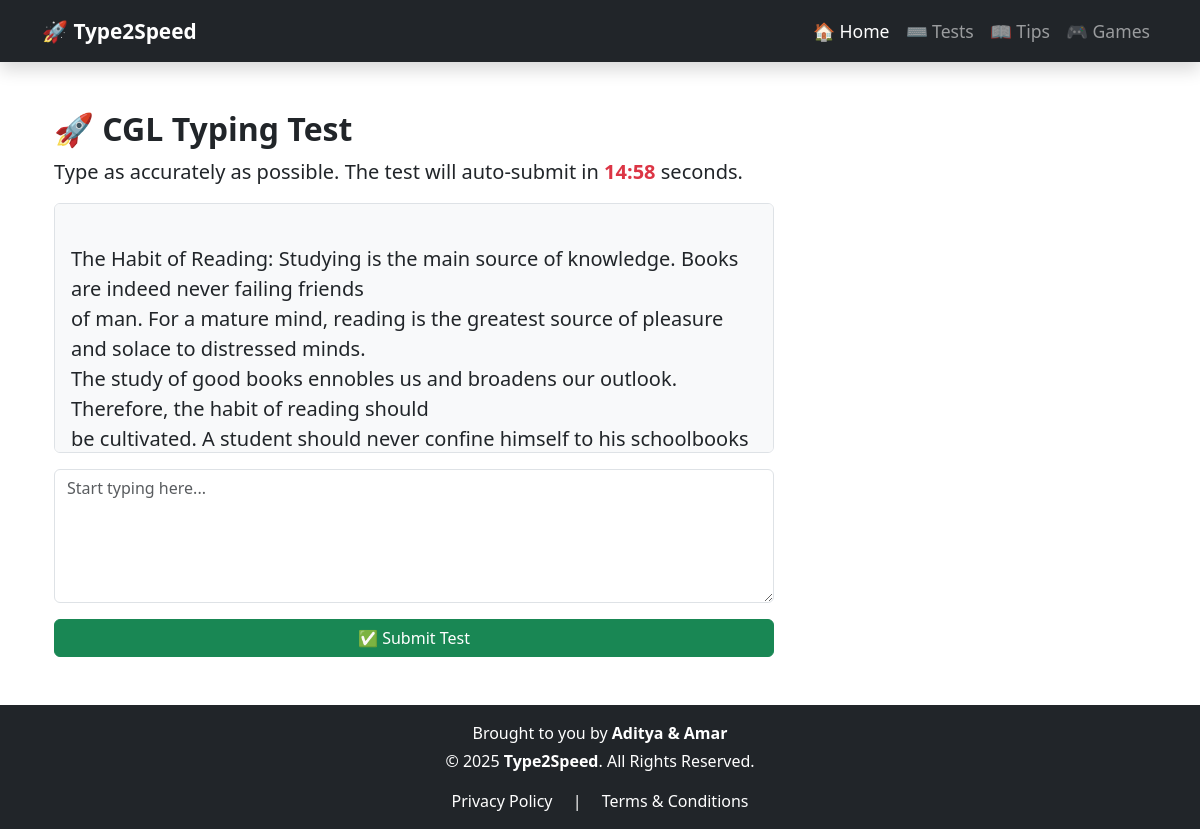
/typing-test/CGL/?language=english, run on the app's committed database.
### typing_app/models.py (models this page shows, shortened)
class ExamType(models.Model):
    name = models.CharField(max_length=50, unique=True)  # ✅ Now dynamically adding exams
    instructions = models.TextField(
        help_text="Instructions for this exam type",
        blank=True,
        null=True
    )

class ExamContent(models.Model):
    exam_types = models.ManyToManyField('ExamType', related_name="exam_contents")  # ✅ Many-to-Many Relationship
    passage = models.TextField(help_text="Typing passage for the test", blank=True)
    passage_english = models.TextField(blank=True, null=True)  # English passage (CPCT)
    passage_hindi = models.TextField(blank=True, null=True)
    duration = models.IntegerField(default=15, help_text="Duration in minutes")  # ✅ Custom duration
    created_at = models.DateTimeField(auto_now_add=True)

### typing_app/views.py (the view)
# urls.py: path('typing-test/<str:exam_type>/', typing_test_view, name="typing-test"),
def typing_test_view(request, exam_type, passage_id=None, language="english"):
    if passage_id:
        exam_content = get_object_or_404(ExamContent, id=passage_id)
    else:
        if exam_type == "PRACTISE":
            language = request.GET.get("language", "english")  # ✅ Get language from URL
            print("Language in practis",language)
            selected_duration = int(request.GET.get("duration", 10))  # ✅ Get duration from URL
            print(f"Fetching PRACTISE passages for {language} with {selected_duration} minutes")
            if language == "english":
                exam_contents = ExamContent.objects.filter(
                    exam_types__name=exam_type,
                    duration=selected_duration
                ).exclude(passage_english__isnull=True).exclude(passage_english="")
            else:  # Hindi case
                exam_contents = ExamContent.objects.filter(
                    exam_types__name=exam_type,
                    duration=selected_duration
                ).exclude(passage_hindi__isnull=True).exclude(passage_hindi="")
        else:
            print(f"Fetching passages for {exam_type} (Using passage_english only)")
            exam_contents = ExamContent.objects.filter(
                exam_types__name=exam_type
            ).exclude(passage_english__isnull=True).exclude(passage_english="")
        print(f"Total passages found: {exam_contents.count()} for {exam_type}")
        if exam_contents.exists():
            if exam_contents.count() > 1:
                exam_content = random.choice(list(exam_contents))  # ✅ Ensure random.choice gets a list
            else:
                exam_content = exam_contents.first()
        else:
            print(f"⚠️ No passages found for PRACTISE - {language} - {selected_duration}")
            return render(request, "typing_app/error.html", {
                "message": f"No passage found for {exam_type} in {language} with {selected_duration} minutes."
            }, status=404)
    if exam_type != "PRACTISE":
        selected_duration = exam_content.duration
    if language == "hindi":
        passage = exam_content.passage_hindi
        print("This is hindi")
        print(passage)
    else:
        passage = exam_content.passage_english
    return render(request, "typing_app/typing_test.html", {
        "exam_type": exam_type,
        "passage": passage,
        "language": language,
        "duration": selected_duration,  # ✅ Pass correct duration from the passage
    })

### typing_app/templates/typing_app/typing_test.html (shortened to what this page needs)
{% extends 'typing_app/base.html' %}
{% block content %}
<div class="container my-4">
  <div class="row">
    <div class="col-md-8 {% if exam_type == 'CGL' or exam_type == 'CHSL' %} cgl-chsl {% endif %}">
      <h2 class="fw-bold">🚀 {{ exam_type|default:"Unknown" }} Typing Test</h2>
      <p class="lead">
        Type as accurately as possible. The test will auto-submit in
        <span id="timer" class="fw-bold text-danger">20</span> seconds.
      </p>
      <div id="passageContainer" class="passage-container mt-3 p-3 border rounded bg-light" data-passage="{{ passage }}">
        <p id="passageText" class="fs-5">{{ passage }}</p>
      </div>
      <textarea
        id="userInput"
        class="form-control typing-box mt-3"
        rows="5"
        placeholder="Start typing here..."
        oninput="trackTyping()"
        autofocus
      ></textarea>
      <button class="btn btn-success mt-3 w-100" onclick="submitResult()">
        ✅ Submit Test
      </button>
    </div>
  </div>
</div>
{% endblock %}

### typing_app/templates/typing_app/base.html (style rules this page uses)
html, body { height: 100%; display: flex; flex-direction: column; }
.container { flex: 1; }

### typing_app/templates/typing_app/typing_test.html (style rules this page uses)
.passage-container { max-height: 250px; overflow-y: auto; background: #f8f9fa; padding: 15px; border-radius: 10px; border: 2px solid #ddd; white-space: pre-line; }
.typing-box { max-height: 150px; overflow-y: auto; }
.cgl-chsl .passage-container, .cgl-chsl .typing-box { width: 100%; }

### data on the page
ExamType: name "CGL"
ExamContent: passage_english "The Habit of Reading: Studying is the main source of knowledge. Books are indeed never failing friends of man. For a mature mind, reading is the greatest source of pleasure and solace to distressed minds. The study of good books ennobles us and broadens our outlook. Therefore, the habit of reading should be cultivated. A student should never confine himself to his schoolbooks…"
